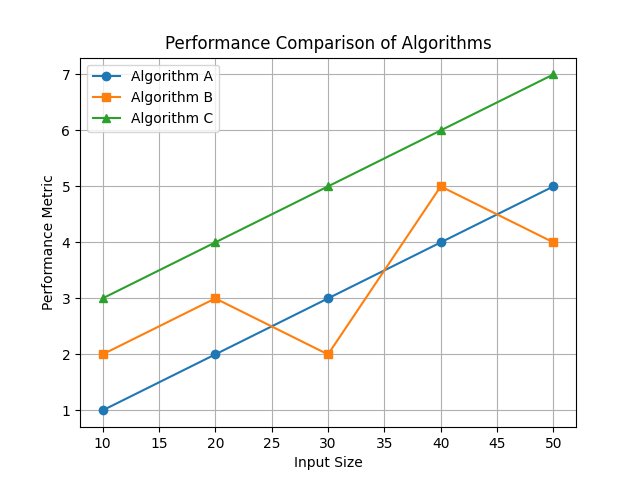

This figure's Python source:
import matplotlib.pyplot as plt

# 数据
algorithms = ['Algorithm A', 'Algorithm B', 'Algorithm C']
x = [10, 20, 30, 40, 50]  # 输入规模
y1 = [1, 2, 3, 4, 5]  # 算法 A 的性能
y2 = [2, 3, 2, 5, 4]  # 算法 B 的性能
y3 = [3, 4, 5, 6, 7]  # 算法 C 的性能

# 绘图
plt.plot(x, y1, label='Algorithm A', marker='o')
plt.plot(x, y2, label='Algorithm B', marker='s')
plt.plot(x, y3, label='Algorithm C', marker='^')

# 设置图表
plt.title('Performance Comparison of Algorithms')
plt.xlabel('Input Size')
plt.ylabel('Performance Metric')
plt.legend()
plt.grid()
plt.show()
